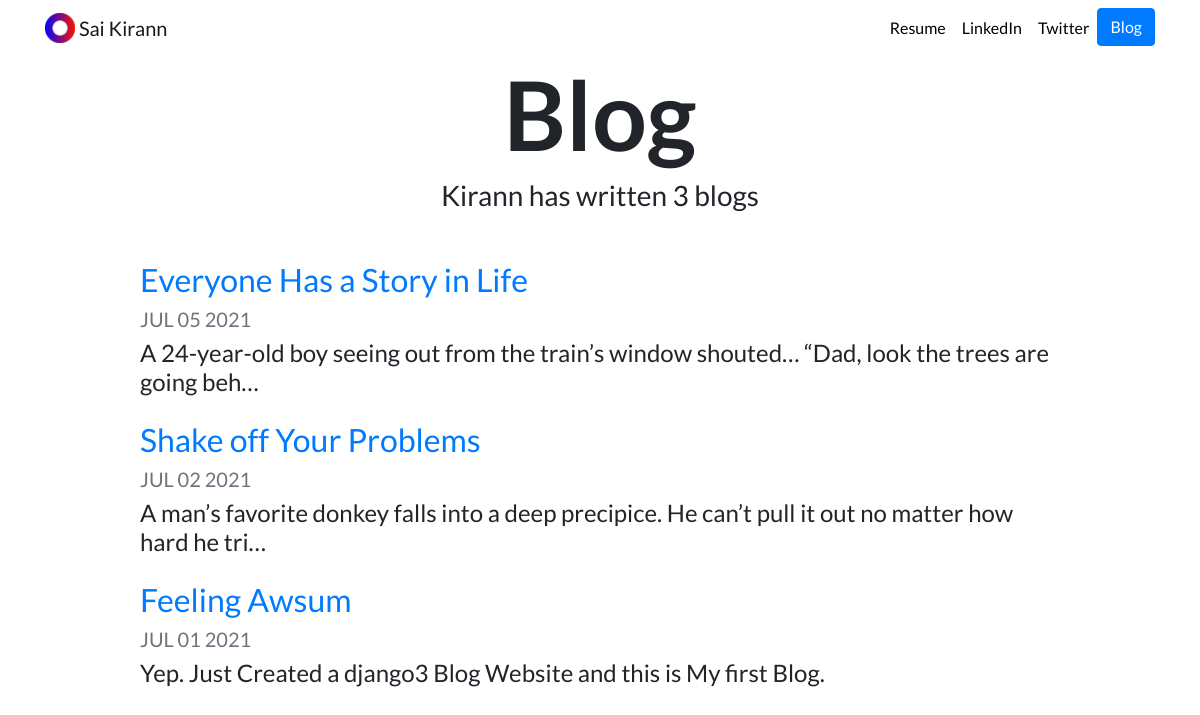
Screenshot of /blog/ with the database file from the repository.
### blog/models.py (models this page shows, shortened)
class Blog(models.Model):
    title= models.CharField(max_length=200)
    description= models.TextField()
    date= models.DateField()

### blog/views.py (the view)
# urls.py: path('', views.all_blogs,name="all_blogs"),
def all_blogs(request):
    blogs = Blog.objects.order_by("-date") #[:5]-> Most 5 recent posts
    return render(request,'blog/all_blogs.html', {"blogs":blogs})

### blog/templates/blog/all_blogs.html
{% extends "portfolio/basetemplate.html" %}
{% load static %}
{% block content %}
<h1 id="blogtitle" class="font-weight-bold text-center">Blog</h1>
<h3 class="text-center mb-5">Kirann has written {{ blogs.count }} blog{{ blogs.count|pluralize }}</h3>
{% for blog in blogs %}
<div class="row justify-content-center my-3">
  <div class="col-md-10">
    <a href="{% url 'blog:details' blog.id %}">
      <h2>{{ blog.title }}</h2>
    </a>
    <h5 class="text-muted">{{ blog.date|date:'M d Y'|upper }}</h5>
    <h4>{{ blog.description|striptags|truncatechars:100 }}</h4>
  </div>
</div>
{% endfor %}
{% endblock %}

### portfolio/static/portfolio/custom.css (style rules this page uses)
body { font-family: 'Lato', sans-serif; }
#blogtitle { font-size: 6rem; }

### rows the page displays
Blog: title "Everyone Has a Story in Life", date "JUL 05 2021", description "A 24-year-old boy seeing out from the train’s window shouted… “Dad, look the trees are going beh…"
Blog: title "Shake off Your Problems", date "JUL 02 2021", description "A man’s favorite donkey falls into a deep precipice. He can’t pull it out no matter how hard he tri…"
Blog: title "Feeling Awsum", date "JUL 01 2021", description "Yep. Just Created a django3 Blog Website and this is My first Blog."

### other values shown
{{ blogs.count }} "3"
